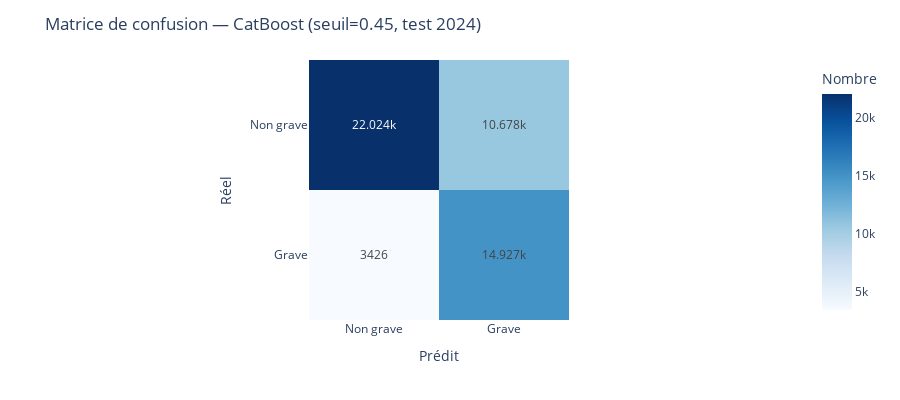

Source (notebook cell):
### Markdown cell above
---
## 6. Évaluation finale sur le test (2024)

Le seuil a été fixé sur la validation (2023). On applique maintenant ce seuil au jeu de test (2024) pour obtenir les métriques finales. Le modèle est entraîné sur TOUT le training (2021-2023) pour maximiser les données d'apprentissage.

### Code cell
# --- Étape 3 : Évaluation finale sur test (2024) ---
# Le meilleur modèle a déjà été entraîné sur 2021-2023 lors du GridSearch
best_model = grid_models[best_model_name]
y_proba_best = grid_probas[best_model_name]

# Appliquer le seuil choisi sur validation
y_pred_opt = (y_proba_best >= seuil_opt).astype(int)

# Matrice de confusion au seuil optimal
cm = confusion_matrix(y_test, y_pred_opt)
labels = ['Non grave', 'Grave']

fig = px.imshow(
    cm, text_auto=True, x=labels, y=labels,
    color_continuous_scale='Blues',
    labels=dict(x='Prédit', y='Réel', color='Nombre')
)
fig.update_layout(title=f'Matrice de confusion — {best_model_name} (seuil={seuil_opt}, test 2024)', height=400)
fig.show()

print(f"ÉVALUATION FINALE sur test 2024 (seuil={seuil_opt} choisi sur validation 2023)")
print(classification_report(y_test, y_pred_opt, target_names=labels))

# Métriques au seuil opérationnel
recall_test = recall_score(y_test, y_pred_opt)
precision_test = precision_score(y_test, y_pred_opt, zero_division=0)
f1_test = f1_score(y_test, y_pred_opt)
auc_test = roc_auc_score(y_test, y_proba_best)
pct_alertes_test = y_pred_opt.sum() / len(y_test) * 100
fn_pct = (cm[1, 0] / cm[1].sum()) * 100

print(f"\nRésumé au seuil {seuil_opt} (test 2024) :")
print(f"  ROC-AUC          = {auc_test:.3f}")
print(f"  Recall           = {recall_test:.3f}  ({recall_test:.1%} des graves détectés)")
print(f"  Precision        = {precision_test:.3f}  ({precision_test:.1%} des alertes sont vraies)")
print(f"  F1               = {f1_test:.3f}")
print(f"  Alertes          = {pct_alertes_test:.1f}%")
print(f"  Faux négatifs    = {fn_pct:.1f}% des graves non détectés")

### Figure 1 — Plotly figure (JSON) as saved in the notebook; plotly's stock layout.template omitted (floating-point values rounded to 4 significant figures)
{"data": [{"coloraxis": "coloraxis", "hovertemplate": "Prédit: %{x}<br>Réel: %{y}<br>Nombre: %{z}<extra></extra>", "name": "0", "texttemplate": "%{z}", "type": "heatmap", "x": ["Non grave", "Grave"], "xaxis": "x", "y": ["Non grave", "Grave"], "yaxis": "y", "z": [[22024, 10678], [3426, 14927]]}], "layout": {"coloraxis": {"colorbar": {"title": {"text": "Nombre"}}, "colorscale": [[0, "rgb(247,251,255)"], [0.125, "rgb(222,235,247)"], [0.25, "rgb(198,219,239)"], [0.375, "rgb(158,202,225)"], [0.5, "rgb(107,174,214)"], [0.625, "rgb(66,146,198)"], [0.75, "rgb(33,113,181)"], [0.875, "rgb(8,81,156)"], [1, "rgb(8,48,107)"]]}, "height": 400, "margin": {"t": 60}, "title": {"text": "Matrice de confusion — CatBoost (seuil=0.45, test 2024)"}, "xaxis": {"anchor": "y", "constrain": "domain", "domain": [0, 1], "scaleanchor": "y", "title": {"text": "Prédit"}}, "yaxis": {"anchor": "x", "autorange": "reversed", "constrain": "domain", "domain": [0, 1], "title": {"text": "Réel"}}}}
